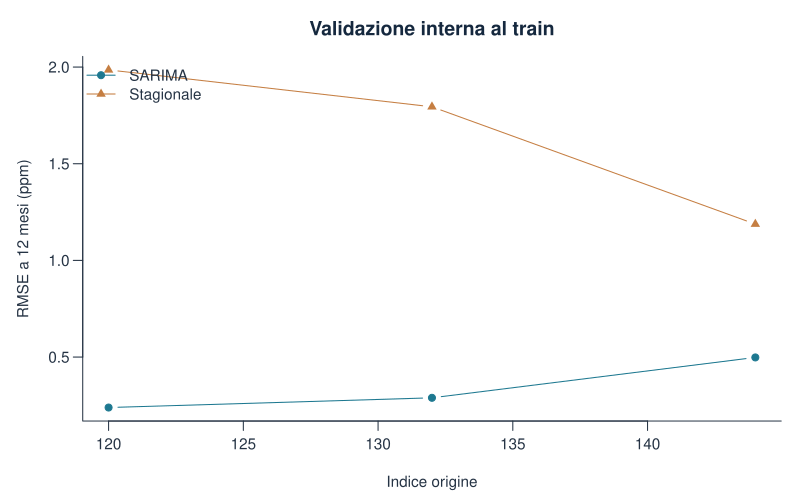

R code for this plot:
write.csv(dettaglio,percorso_risultati("previsioni_CV.csv"),row.names=FALSE)
write.csv(cv,percorso_risultati("metriche_CV.csv"),row.names=FALSE)
stile_grafico()
matplot(cv$origine,cv[,c("RMSE_SARIMA","RMSE_Stagionale")],type="b",pch=c(19,17),
  lty=1,col=palette_geo[1:2],xlab="Indice origine",ylab="RMSE a 12 mesi (ppm)",
  main="Validazione interna al train")
legend("topleft",c("SARIMA","Stagionale"),col=palette_geo[1:2],pch=c(19,17),lty=1,bty="n")
